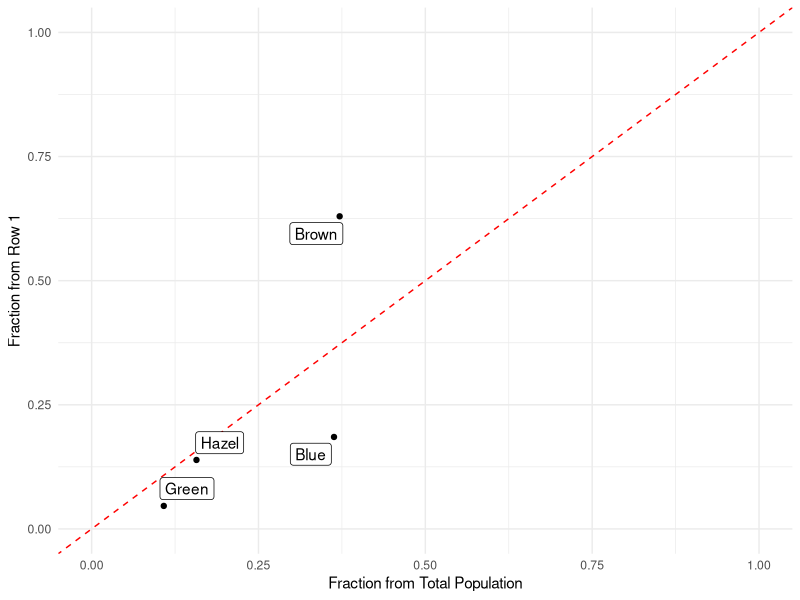

The R script that drew this image:
## ---- chunk 1
suppressMessages( library( tidyverse ) )
library( ggrepel )
## ---- chunk 2
weekdays <- c("Monday","Tuesday","Wednesday",
              "Thursday","Friday","Saturday", 
              "Sunday")
class( weekdays )
## ---- chunk 3
data <- sample( weekdays, size=40, replace=TRUE)
data
## ---- chunk 4
class( data )
## ---- chunk 5
days <- factor( data )
is.factor( days )
class( days )
## ---- chunk 6
summary( days )
## ---- chunk 7
df <- data.frame( ID = 1:40, Weekdays = days )
summary( df )
## ---- chunk 8
levels( days )
## ---- chunk 9
is.ordered( days )
days[1] < days[2]
## ---- chunk 10
data <- factor( days, ordered=TRUE )
data 
## ---- chunk 11
sort( data )
## ---- chunk 12
data <- factor( days, ordered=TRUE, levels = weekdays )
data
## ---- chunk 13
sort( data )
## ---- chunk 14
factor( days, ordered = TRUE, levels = rev(weekdays )) -> bkwrds
summary( bkwrds)
## ---- chunk 15
days[3] <- "Bob"
days
## ---- chunk 16
workdays <- sample( weekdays[1:5], size=40, replace = TRUE )
workdays <- factor( workdays, ordered=TRUE, levels = weekdays )
## ---- chunk 17
summary( workdays )
## ---- chunk 18
workdays <- droplevels( workdays ) 
summary( workdays )
## ---- chunk 19
library( forcats )
## ---- chunk 20
fct_count( data )
## ---- chunk 21
lumped <- fct_lump_min( data, min = 5 )
fct_count( lumped )
## ---- chunk 22
freq <- fct_infreq( data )
levels( freq )
## ---- chunk 23
ordered <- fct_inorder( data )
levels( ordered )
## ---- chunk 24
levels(data)
newWeek <- fct_relevel( data, "Sunday")
levels( newWeek )
## ---- chunk 25
dropped <- fct_drop( workdays )
summary( dropped )
## ---- chunk 26
head(iris)
## ---- chunk 27
class( iris )
## ---- chunk 28
meanSepalLength <- by( iris$Sepal.Length, iris$Species, mean )
## ---- chunk 29
class( meanSepalLength )
names( meanSepalLength ) 
## ---- chunk 30
meanSepalLength
## ---- chunk 31
by( iris[,2], iris[,5], var ) -> varSepalLength
varSepalLength 
## ---- chunk 32
df <- tibble( Species = levels( iris$Species), 
              Average = meanSepalLength,
              Variance = varSepalLength
)
df
## ---- chunk 33
iris %>%
  group_by( Species ) %>%
  summarize( Average = mean(Sepal.Length), 
             Variance = var( Sepal.Length ))
## ---- chunk 34
missingIris <- iris[, 4:5]
missingIris$Petal.Width[ c(2,6,12) ] <- NA
summary( missingIris )
## ---- chunk 35
mean( missingIris$Petal.Width )
## ---- chunk 36
by( missingIris$Petal.Width, missingIris$Species, mean )
## ---- chunk 37
mean( missingIris$Petal.Width, na.rm=TRUE)
## ---- chunk 38
by( missingIris$Petal.Width, missingIris$Species, mean, na.rm=TRUE )
## ---- chunk 39
#| echo: false
fish_sample <- factor( sample( c(rep("Catfish",33), rep("Other",17)), size=50,replace=FALSE) )
## ---- chunk 40
fish_sample
## ---- chunk 41
fct_count( fish_sample)
## ---- chunk 42
fit <- binom.test(x = 33, n = 50 , p = 0.74)
## ---- chunk 43
fit
## ---- chunk 44
Fishes <- c(108,64)
p <- c(0.74, 0.26)
fit <- chisq.test(x=Fishes, p = p )
## ---- chunk 45
fit
## ---- chunk 46
HairEyeColor
## ---- chunk 47
hairAndEye <- HairEyeColor[,,1] + HairEyeColor[,,2]
hairAndEye
## ---- chunk 48
hairAndEye[1,] -> x
x
## ---- chunk 49
x / sum(x)
## ---- chunk 50
colSums( hairAndEye ) -> tot
tot
## ---- chunk 51
tot / sum(tot)
## ---- chunk 52
data.frame( Color = c("Brown","Blue","Hazel","Green"),
            Total = tot/sum(tot),
            Row1 = x/sum(x) ) %>%
  ggplot( aes(Total,Row1) ) + 
  geom_point() + 
  geom_abline(slope=1,intercept=0,col="red", lty=2) + 
    geom_label_repel( aes(label=Color) ) +   
  xlab("Fraction from Total Population") + 
  ylab("Fraction from Row 1") +
  theme_minimal() + 
  xlim(c(0,1)) + 
  ylim(c(0,1))
## ---- chunk 53
hairAndEye
## ---- chunk 54
fit <- chisq.test(hairAndEye)
## ---- chunk 55
fit
